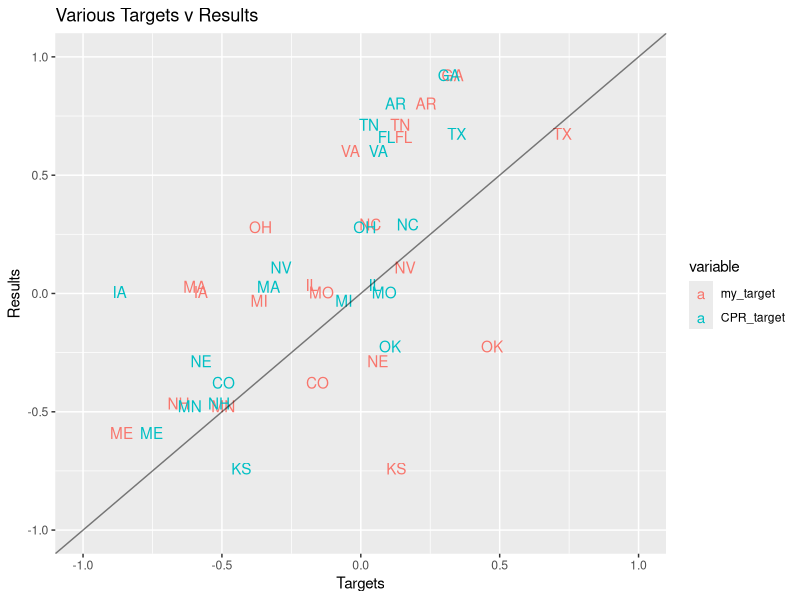

Reproduce this figure in R.
## ---- chunk 1
require(ggplot2)
require(reshape2)
## ---- chunk 2
targets <- read.csv("2016-dem-primary-targets.csv")
results <- read.csv("2016-dem-primary.csv")

targets$state_abb <- state.abb[match(targets$state, state.name)]
targets$result <- log(results$Clinton_popular_vote/results$Sanders_popular_vote)
state_targets <- melt(targets, id.vars = c("state", "state_abb", "result"))

plot <- ggplot(state_targets, aes(x = value, y = result, color=variable) ) +
  geom_text( aes(label=state_abb) ) +
  #scale_size_continuous(range = c(2,7), limits = c(14,475)) +
  labs(title = "Various Targets v Results", x = "Targets", y = "Results", size = "Total delegates") +
  geom_abline(intercept = 0, slope=1, alpha = 0.5) +
  xlim(-1,1) + ylim(-1,1)
plot
